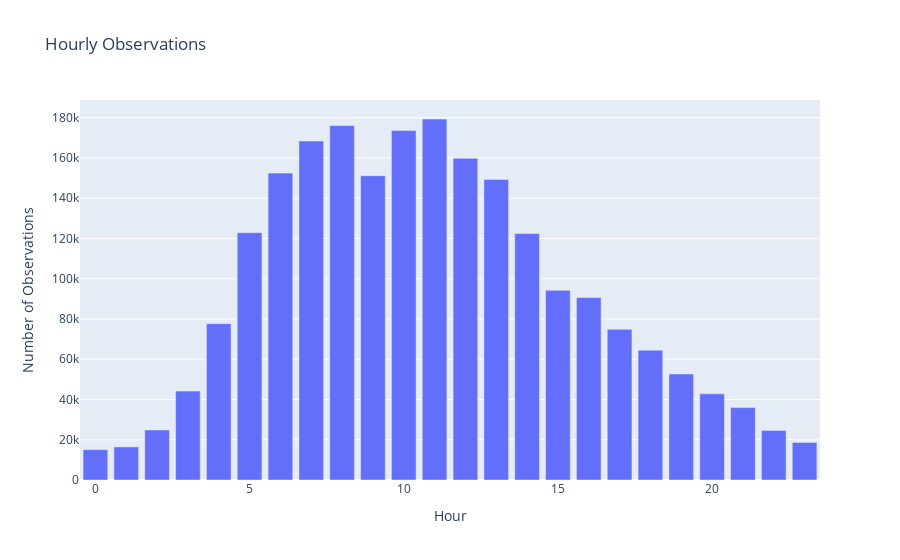

Notebook source saved alongside this figure:
### Code cell
# group by hour
hourly_obs = time_data.groupby(time_data['timestamp'].dt.hour).size()
fig = px.bar(
    x=hourly_obs.index,
    y=hourly_obs.values,
    title="Hourly Observations",
    labels={'x': 'Hour', 'y': 'Number of Observations'},
)

fig.show()

### Figure 1 — Plotly figure (JSON) as saved in the notebook; plotly's stock layout.template omitted (floating-point values rounded to 4 significant figures)
{"data": [{"hovertemplate": "Hour=%{x}<br>Number of Observations=%{y}<extra></extra>", "legendgroup": "", "marker": {"color": "#636efa", "pattern": {"shape": ""}}, "name": "", "orientation": "v", "showlegend": false, "textposition": "auto", "type": "bar", "x": [0, 1, 2, 3, 4, 5, 6, 7, 8, 9, 10, 11, 12, 13, 14, 15, 16, 17, 18, 19, 20, 21, 22, 23], "xaxis": "x", "y": [15071, 16448, 24847, 44167, 77672, 122882, 152483, 168434, 176084, 151179, 173596, 179368, 159827, 149316, 122446, 94245, 90618, 74841, 64459, 52683, 42809, 35965, 24643, 18665], "yaxis": "y"}], "layout": {"barmode": "relative", "legend": {"tracegroupgap": 0}, "title": {"text": "Hourly Observations"}, "xaxis": {"anchor": "y", "domain": [0, 1], "title": {"text": "Hour"}}, "yaxis": {"anchor": "x", "domain": [0, 1], "title": {"text": "Number of Observations"}}}}
